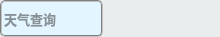
   <widget class="QWidget" name="middleTopWidget" native="true">
    <property name="geometry">
     <rect>
      <x>285</x>
      <y>5</y>
      <width>220</width>
      <height>37</height>
     </rect>
    </property>
    <property name="styleSheet">
     <string notr="true">QWidget{
	background-color: rgb(234, 237, 238);
	border-radius:8px;
}
</string>
    </property>
    <widget class="QLineEdit" name="lineEditInputCity">
     <property name="geometry">
      <rect>
       <x>0</x>
       <y>0</y>
       <width>103</width>
       <height>37</height>
      </rect>
     </property>
     <property name="font">
      <font>
       <family>微软雅黑</family>
       <pointsize>10</pointsize>
       <weight>75</weight>
       <bold>true</bold>
      </font>
     </property>
     <property name="statusTip">
      <string/>
     </property>
     <property name="styleSheet">
      <string notr="true">QLineEdit{
	color: rgb(44, 44, 44);
	background-color: rgb(227,245,255);
	border-radius:5px;
	border:2px groove gray;
}
</string>
     </property>
     <property name="inputMask">
      <string/>
     </property>
     <property name="text">
      <string/>
     </property>
     <property name="placeholderText">
      <string>天气查询</string>
     </property>
    </widget>
    <widget class="QPushButton" name="btnSearch">
     <property name="geometry">
      <rect>
       <x>104</x>
       <y>0</y>
       <width>37</width>
       <height>37</height>
      </rect>
     </property>
     <property name="cursor">
      <cursorShape>PointingHandCursor</cursorShape>
     </property>
     <property name="toolTip">
      <string/>
     </property>
     <property name="styleSheet">
      <string notr="true">QPushButton{
	background-color: rgb(234,237,238);
	border:0px;
	border-radius:5px;

}
QPushButton:pressed{
	background-color: rgb(176,227,214);
}	</string>
     </property>
     <property name="text">
      <string/>
     </property>
     <property name="icon">
      <iconset resource="res.qrc">
       <normaloff>:/images/res/搜索.png</normaloff>:/images/res/搜索.png</iconset>
     </property>
     <property name="iconSize">
      <size>
       <width>36</width>
       <height>36</height>
      </size>
     </property>
    </widget>
    <widget class="QPushButton" name="btnClose">
     <property name="geometry">
      <rect>
       <x>141</x>
       <y>0</y>
       <width>40</width>
       <height>37</height>
      </rect>
     </property>
     <property name="font">
      <font>
       <family>微软雅黑</family>
       <pointsize>10</pointsize>
       <weight>75</weight>
       <bold>true</bold>
      </font>
     </property>
     <property name="cursor">
      <cursorShape>PointingHandCursor</cursorShape>
     </property>
     <property name="toolTip">
      <string>最小化</string>
     </property>
     <property name="styleSheet">
      <string notr="true">QPushButton{
    color:rgb(255,255,255);
	background-color: rgb(234,237,238);
	border:0px;
	border-radius:5px;
}
QPushButton:pressed{
	background-color: rgb(176,227,214);
}	</string>
     </property>
     <property name="text">
      <string/>
     </property>
     <property name="icon">
      <iconset resource="res.qrc">
       <normaloff>:/images/res/窗口-正常.png</normaloff>:/images/res/窗口-正常.png</iconset>
     </property>
     <property name="iconSize">
      <size>
       <width>42</width>
       <height>42</height>
      </size>
     </property>
    </widget>
    <widget class="QPushButton" name="btnSettings">
     <property name="geometry">
      <rect>
       <x>180</x>
       <y>0</y>
       <width>40</width>
       <height>37</height>
      </rect>
     </property>
     <property name="font">
      <font>
       <family>微软雅黑</family>
       <pointsize>9</pointsize>
       <weight>50</weight>
       <bold>false</bold>
      </font>
     </property>
     <property name="cursor">
      <cursorShape>PointingHandCursor</cursorShape>
     </property>
     <property name="toolTip">
      <string>设置</string>
     </property>
     <property name="styleSheet">
      <string notr="true">QPushButton{
	background-color: rgb(234,237,238);
	border:0px;
	border-radius:5px;
}
QPushButton:pressed{
	background-color: rgb(176,227,214);
}	</string>
     </property>
     <property name="text">
      <string/>
     </property>
     <property name="icon">
      <iconset resource="res.qrc">
       <normaloff>:/images/res/设置-正常.png</normaloff>:/images/res/设置-正常.png</iconset>
     </property>
     <property name="iconSize">
      <size>
       <width>36</width>
       <height>36</height>
      </size>
     </property>
    </widget>
   </widget>
